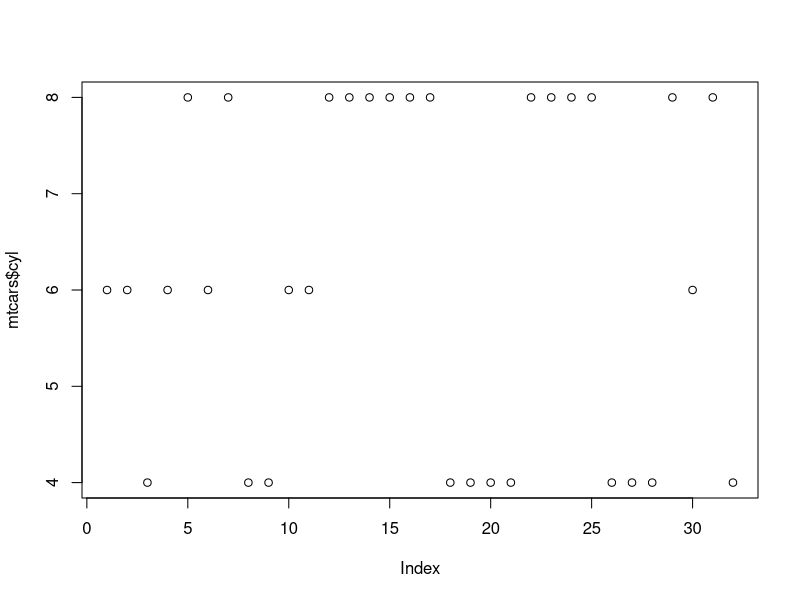

Write the R code that produced this figure.
## ---- chunk 1
summary(mtcars)
## ---- chunk 2
summary(mtcars$cyl)
## ---- chunk 3
plot(mtcars$cyl)
